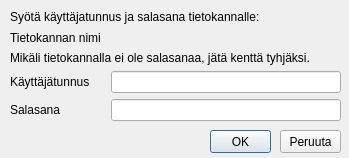
<?xml version="1.0" encoding="UTF-8"?>
<ui version="4.0">
 <class>Dialog</class>
 <widget class="QDialog" name="Dialog">
  <property name="geometry">
   <rect>
    <x>0</x>
    <y>0</y>
    <width>349</width>
    <height>158</height>
   </rect>
  </property>
  <property name="windowTitle">
   <string>Dialog</string>
  </property>
  <widget class="QPushButton" name="pushButton">
   <property name="geometry">
    <rect>
     <x>210</x>
     <y>130</y>
     <width>61</width>
     <height>23</height>
    </rect>
   </property>
   <property name="text">
    <string>OK</string>
   </property>
  </widget>
  <widget class="QPushButton" name="pushButton_2">
   <property name="geometry">
    <rect>
     <x>280</x>
     <y>130</y>
     <width>61</width>
     <height>23</height>
    </rect>
   </property>
   <property name="text">
    <string>Peruuta</string>
   </property>
  </widget>
  <widget class="QWidget" name="">
   <property name="geometry">
    <rect>
     <x>10</x>
     <y>10</y>
     <width>331</width>
     <height>111</height>
    </rect>
   </property>
   <layout class="QVBoxLayout" name="verticalLayout">
    <item>
     <layout class="QVBoxLayout" name="verticalLayout_2">
      <item>
       <widget class="QLabel" name="label_5">
        <property name="text">
         <string>Syötä käyttäjatunnus ja salasana tietokannalle:</string>
        </property>
       </widget>
      </item>
      <item>
       <widget class="QLabel" name="labelDbName">
        <property name="text">
         <string>Tietokannan nimi</string>
        </property>
       </widget>
      </item>
      <item>
       <widget class="QLabel" name="label_4">
        <property name="text">
         <string>Mikäli tietokannalla ei ole salasanaa, jätä kenttä tyhjäksi.</string>
        </property>
       </widget>
      </item>
     </layout>
    </item>
    <item>
     <layout class="QHBoxLayout" name="horizontalLayout">
      <item>
       <widget class="QLabel" name="label">
        <property name="text">
         <string>Käyttäjätunnus</string>
        </property>
       </widget>
      </item>
      <item>
       <widget class="QLineEdit" name="usernameLineEdit">
        <property name="maximumSize">
         <size>
          <width>230</width>
          <height>16777215</height>
         </size>
        </property>
       </widget>
      </item>
     </layout>
    </item>
    <item>
     <layout class="QHBoxLayout" name="horizontalLayout_2">
      <item>
       <widget class="QLabel" name="label_2">
        <property name="text">
         <string>Salasana</string>
        </property>
       </widget>
      </item>
      <item>
       <widget class="QgsPasswordLineEdit" name="passwordLineEdit">
        <property name="maximumSize">
         <size>
          <width>230</width>
          <height>16777215</height>
         </size>
        </property>
       </widget>
      </item>
     </layout>
    </item>
   </layout>
  </widget>
 </widget>
 <customwidgets>
  <customwidget>
   <class>QgsPasswordLineEdit</class>
   <extends>QLineEdit</extends>
   <header>qgspasswordlineedit.h</header>
  </customwidget>
 </customwidgets>
 <resources/>
 <connections>
  <connection>
   <sender>pushButton</sender>
   <signal>clicked()</signal>
   <receiver>Dialog</receiver>
   <slot>accept()</slot>
   <hints>
    <hint type="sourcelabel">
     <x>230</x>
     <y>131</y>
    </hint>
    <hint type="destinationlabel">
     <x>171</x>
     <y>74</y>
    </hint>
   </hints>
  </connection>
  <connection>
   <sender>pushButton_2</sender>
   <signal>clicked()</signal>
   <receiver>Dialog</receiver>
   <slot>reject()</slot>
   <hints>
    <hint type="sourcelabel">
     <x>300</x>
     <y>131</y>
    </hint>
    <hint type="destinationlabel">
     <x>171</x>
     <y>74</y>
    </hint>
   </hints>
  </connection>
 </connections>
</ui>
